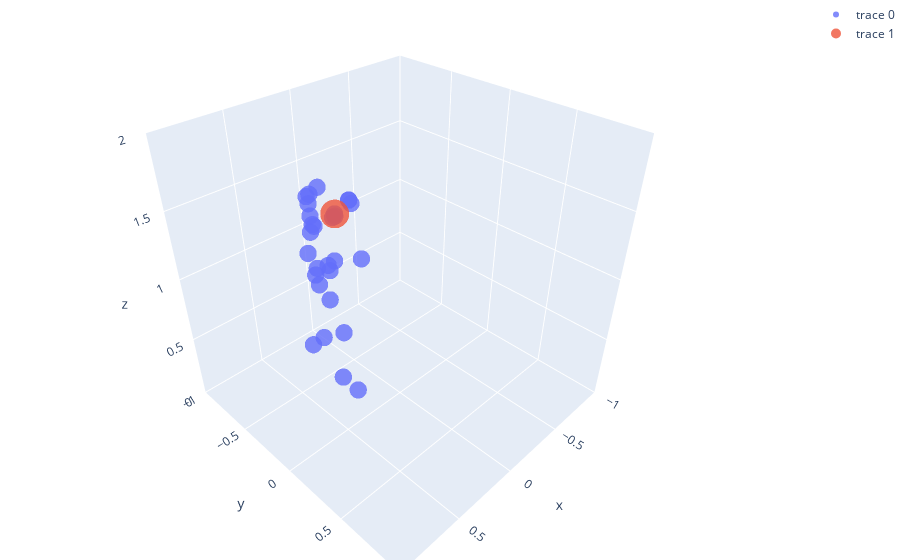

Notebook code for this chart:
### Code cell
frame_idx = 0
joints = go.Scatter3d(
    x=skeleton[frame_idx, :, 0],  
    y=skeleton[frame_idx, :, 1],  
    z=skeleton[frame_idx, :, 2], 
    mode='markers',
    marker={
        'size': 6,
        'opacity': 0.8,
    }
)

joint_idx = 24
address = go.Scatter3d(
    x=skeleton[frame_idx, joint_idx:joint_idx+1, 0],  
    y=skeleton[frame_idx, joint_idx:joint_idx+1, 1],  
    z=skeleton[frame_idx, joint_idx:joint_idx+1, 2], 
    mode='markers',
    marker={
        'size': 10,
        'opacity': 0.8,
    }
)

layout = go.Layout(
        margin={'l': 0, 'r': 0, 'b': 0, 't': 0},
        scene = dict(
            xaxis = dict(title="x", range = [-1,1]),
            yaxis = dict(title="y", range = [-1,1]),
            zaxis = dict(title="z", range = [0,2]),
            aspectratio=dict(x=1, y=1, z=1)
    ))

fig = go.Figure(data=[joints, address], layout=layout)
# plotly.offline.iplot(fig)
fig.show()

### Figure 1 — Plotly figure (JSON) as saved in the notebook; plotly's stock layout.template omitted (floating-point values rounded to 4 significant figures)
{"data": [{"marker": {"opacity": 0.8, "size": 6}, "mode": "markers", "type": "scatter3d", "x": [0.1674, 0.1475, 0.2047, 0.2096, -0.0139, 0.1918, 0.1687, 0.1448, 0.2223, 0.1557, 0.01066, 0.2037, 0.183, 0.125, 0.2161, 0.1294, 0.03565, 0.2756, -0.09967, 0.2941, -0.09104, 0.2055, -0.02901, -0.01071, -0.1199, -0.05861, 0.2411, 0.3191], "y": [-0.6459, -0.6993, -0.5876, -0.6798, -0.7634, -0.3668, -0.687, -0.8105, -0.3687, -0.6761, -0.8458, -0.2289, -0.6795, -0.7445, -0.6122, -0.6267, -0.848, -0.4973, -0.7505, -0.3575, -0.5601, -0.1344, -0.5081, -0.4848, -0.7775, -0.725, -0.3557, -0.31], "z": [0.8613, 0.7688, 0.769, 0.9882, 0.4295, 0.461, 1.136, 0.05178, 0.05536, 1.195, 0.02363, 0.009714, 1.415, 1.314, 1.311, 1.482, 1.313, 1.307, 1.125, 1.084, 1.303, 1.197, 1.374, 1.389, 1.125, 1.142, 1.095, 1.078]}, {"marker": {"opacity": 0.8, "size": 10}, "mode": "markers", "type": "scatter3d", "x": [-0.1199], "y": [-0.7775], "z": [1.125]}], "layout": {"margin": {"b": 0, "l": 0, "r": 0, "t": 0}, "scene": {"aspectratio": {"x": 1, "y": 1, "z": 1}, "xaxis": {"range": [-1, 1], "title": {"text": "x"}}, "yaxis": {"range": [-1, 1], "title": {"text": "y"}}, "zaxis": {"range": [0, 2], "title": {"text": "z"}}}}}
